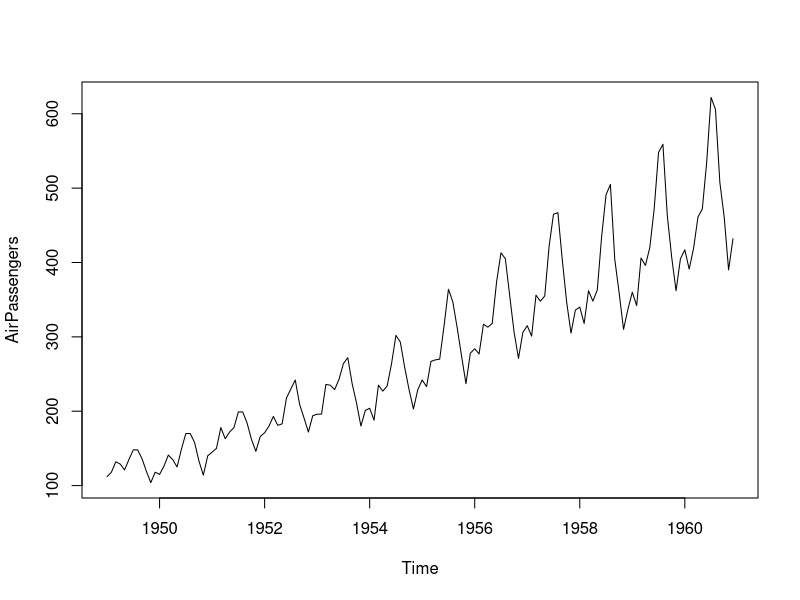
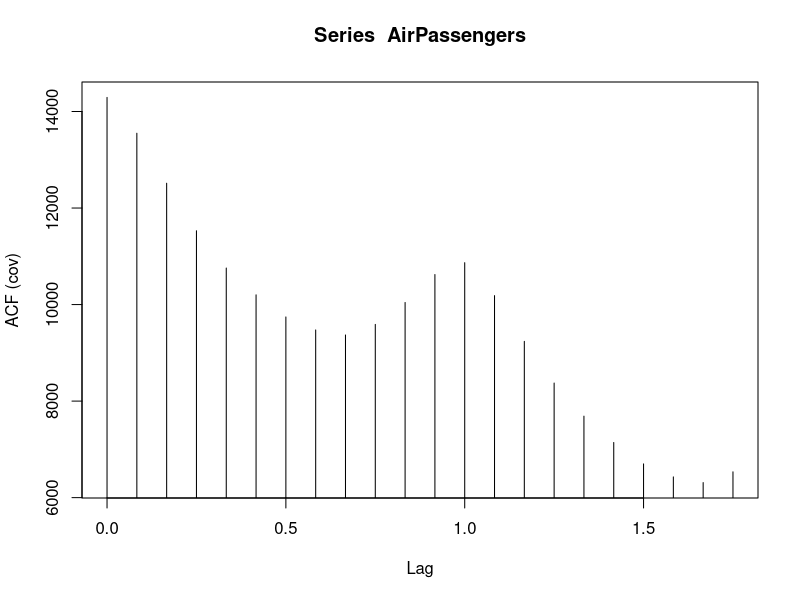
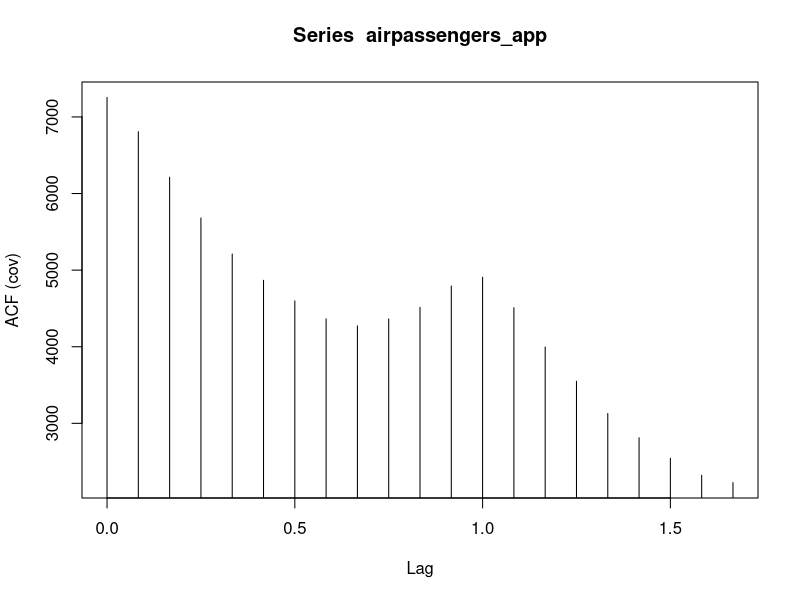
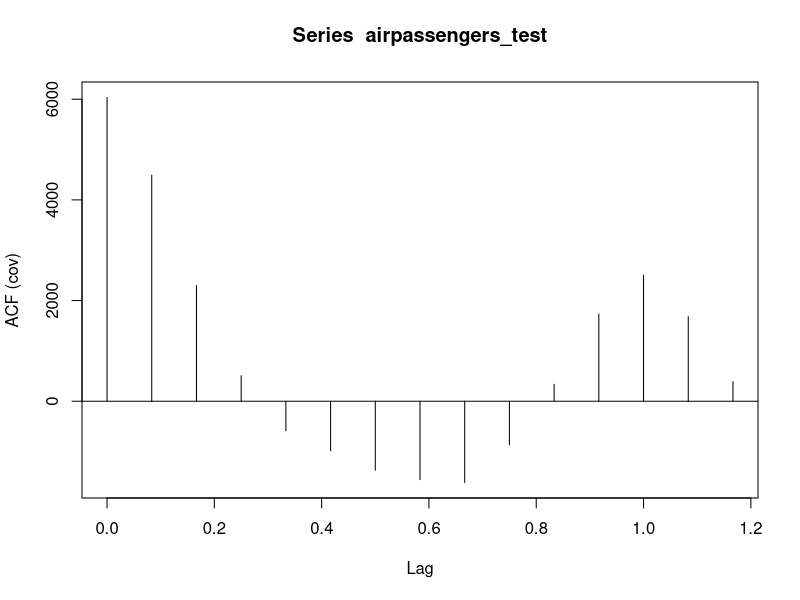
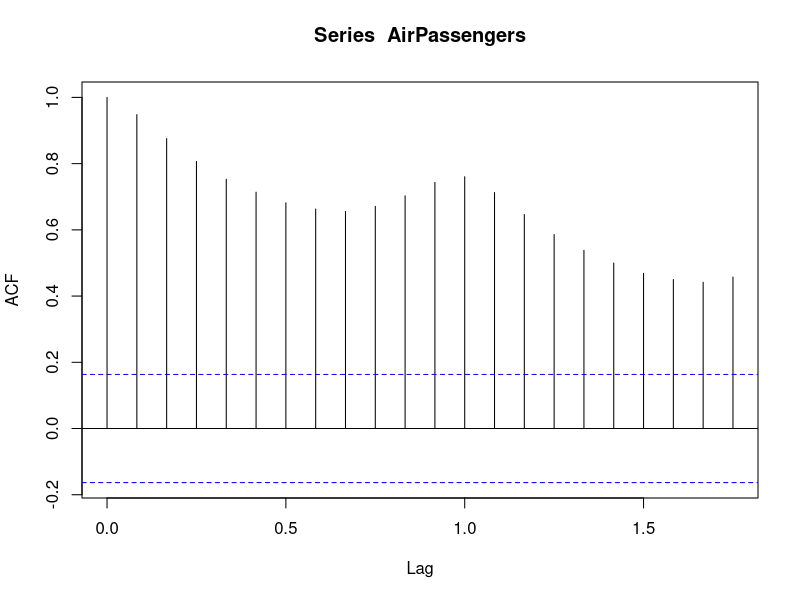
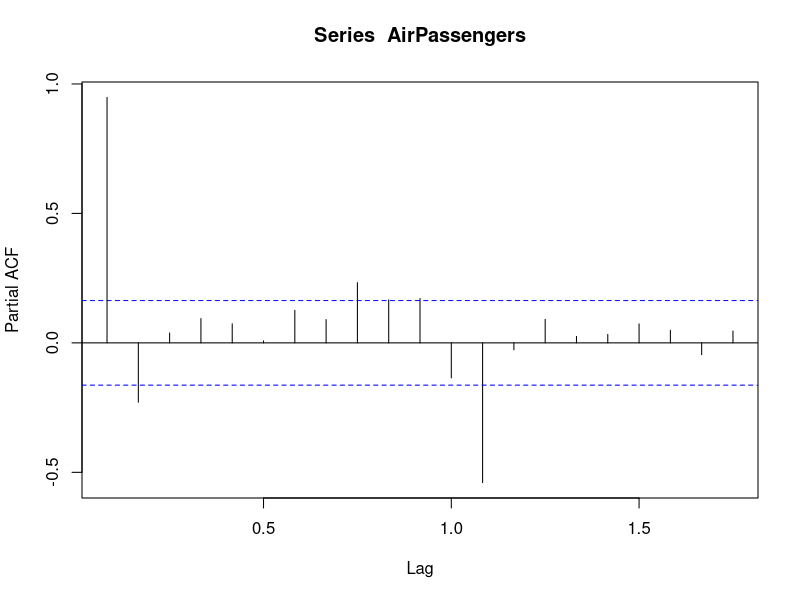
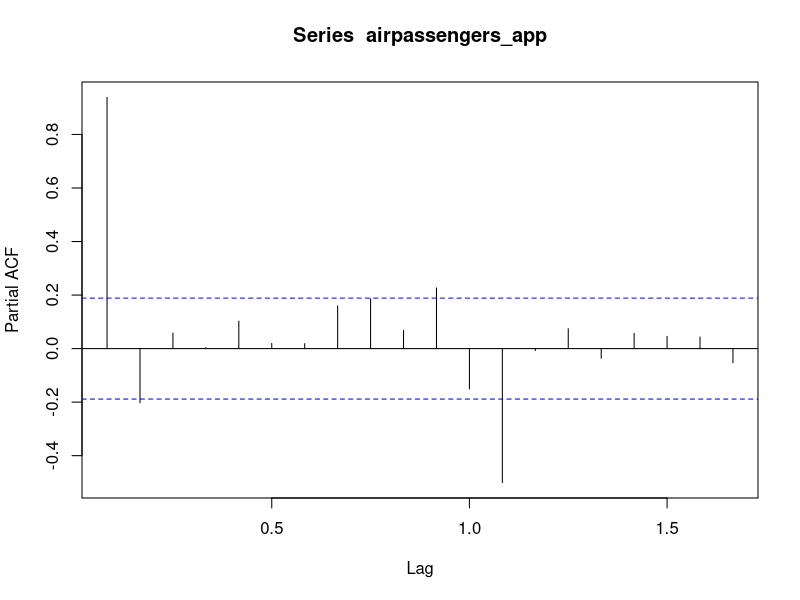
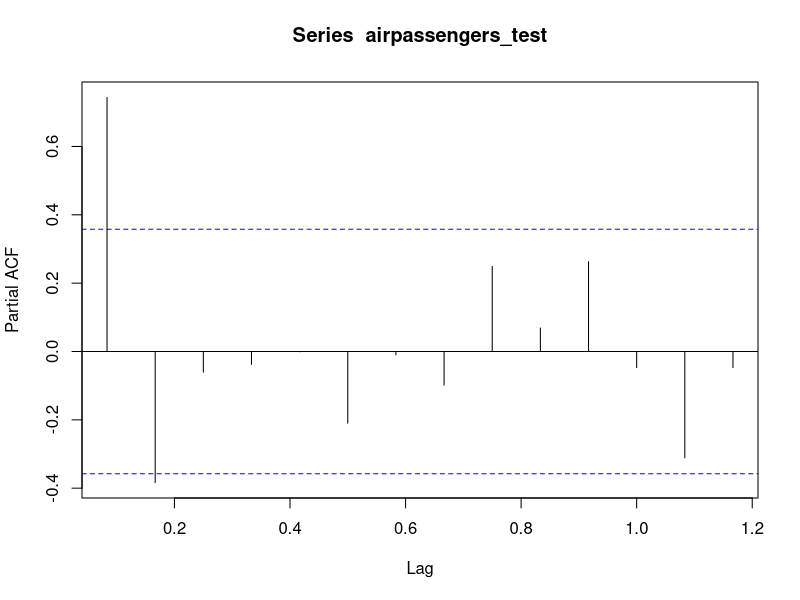

Write R code to recreate these figures, in order.
## ---- chunk 1
data("AirPassengers")
str(AirPassengers)
## ---- chunk 2
plot(AirPassengers)
## ---- chunk 3
summary(AirPassengers)
## ---- chunk 4
airpassengers_app <- ts(AirPassengers[1:115],start=c(1949,1),end=c(1957,12),freq=12) 
airpassengers_test <- ts(AirPassengers[116:144],start=c(1958,1),end=c(1960,6),freq=12)
airpassengers_test
## ---- chunk 5
mean(AirPassengers)
## ---- chunk 6
mean(airpassengers_app)
## ---- chunk 7
mean(airpassengers_test)
## ---- chunk 8
var(AirPassengers)
## ---- chunk 9
var(airpassengers_app)
## ---- chunk 10
var(airpassengers_test)
## ---- chunk 11
sd(AirPassengers)
## ---- chunk 12
sd(airpassengers_app)
## ---- chunk 13
sd(airpassengers_test)
## ---- chunk 14
tmp=acf(AirPassengers,type="cov",plot = TRUE)
## ---- chunk 15
print(tmp)
## ---- chunk 16
tmp=acf(airpassengers_app,type="cov",plot = TRUE)
## ---- chunk 17
print(tmp)
## ---- chunk 18
tmp=acf(airpassengers_test,type="cov",plot = TRUE)
## ---- chunk 19
print(tmp)
## ---- chunk 20
tmp=acf(AirPassengers,type="cor",plot = TRUE)
## ---- chunk 21
print(tmp)
## ---- chunk 22
tmp=pacf(AirPassengers,plot = TRUE)
## ---- chunk 23
print(tmp)
## ---- chunk 24
tmp=pacf(airpassengers_app,plot = TRUE)
## ---- chunk 25
print(tmp)
## ---- chunk 26
tmp=pacf(airpassengers_test,plot = TRUE)
## ---- chunk 27
print(tmp)
## ---- chunk 28
plot(airpassengers_app,xlim=c(1949,1960))
lines(airpassengers_test,col=2) 
LES=HoltWinters(airpassengers_app,alpha=NULL,beta=FALSE,gamma=FALSE) 
p1<-predict(LES,n.ahead=20)
lines(p1,col=3)
## ---- chunk 29
library(caret)
caret::RMSE(p1,airpassengers_test)
## ---- chunk 30
LES2=HoltWinters(airpassengers_app,alpha=NULL,beta=NULL,gamma=FALSE) 
p2<-predict(LES2,n.ahead=18) 
plot(airpassengers_app,xlim=c(1949,1960)) 
lines(airpassengers_test,col=2)
lines(p1,col=3) 
lines(p2,col=4)
## ---- chunk 31
caret::RMSE(airpassengers_test,p2)
## ---- chunk 32
LES3=HoltWinters(airpassengers_app,alpha=NULL,beta=NULL,gamma=NULL) 
p3<-predict(LES3,n.ahead=18) 
plot(airpassengers_app,xlim=c(1949,1960)) 
lines(airpassengers_test,col=2)
lines(p1,col=3) 
lines(p2,col=4) 
lines(p3,col=5)
## ---- chunk 33
caret::RMSE(airpassengers_test,p3)
## ---- chunk 34
LES=HoltWinters(airpassengers_app,alpha=NULL,beta=NULL,gamma=NULL,seasonal = "multi") 
plot(airpassengers_app,xlim=c(1949,1960)) 
lines(airpassengers_test,col=3)
p<-predict(LES,n.ahead=18) 
lines(p,col=2)
## ---- chunk 35
caret::RMSE(airpassengers_test,p)
## ---- chunk 36
par(mfrow=c(2,1))
plot(airpassengers_app) # nous constatons que nous avons une periode de 24 mois, une tendance approximativement lineaire croissante
plot(diff(airpassengers_app,lag=24,differences=1)) # nous observons une saisonnalite tres legere mais pas visible a l'oeil nu
## ---- chunk 37
par(mfrow=c(2,1))
seriediff=diff(airpassengers_app,lag = 24,differences = 1)
plot(seriediff) # Cela semble à l’oeil approximativement stationnaire
acf(seriediff) # nous ne pouvons plus parler de tendance, ni de saisonnalite donc nous avons un bruit blanc 
## ---- chunk 38
par(mfrow=c(2,1))
plot(airpassengers_test) # nous constatons que nous avons une periode de 12 mois, une tendance approximativement lineaire croissante
plot(diff(airpassengers_test,lag=12,differences=1)) # Cela semble à l’oeil approximativement stationnaire
## ---- chunk 39
par(mfrow=c(2,1))
seriediff=diff(airpassengers_test,lag = 12,differences = 1)
plot(seriediff) # Cela semble à l’oeil approximativement stationnaire
acf(seriediff) # nous ne pouvons plus parler de tendance, ni de saisonnalite donc nous avons un bruit blanc 
